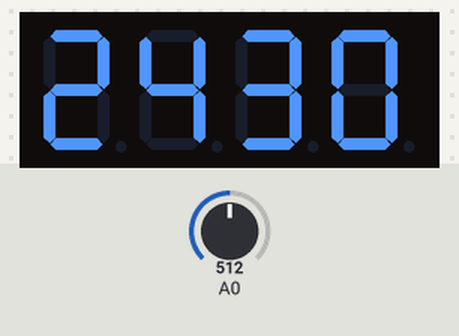
Bench run of a sketch on a simulated Arduino Uno, built with avr-gcc and run on an emulated ATmega328P. Shown: 4-digit seven-segment display. Inputs (shaded band) come from the test bench; at power-on: A0 = 512. The local clock reads 2024-03-15 10:24:30 at power-on unless the sketch sets it; what the sketch prints to the serial monitor is not drawn.

Above: at 0.1 s.
At 2.1 s:
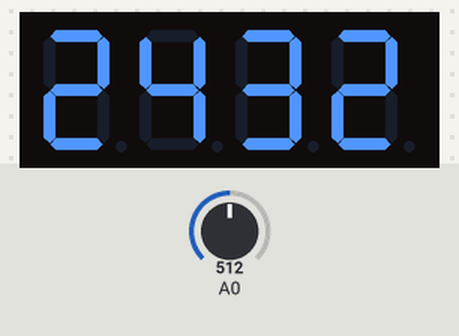
At 4.1 s:
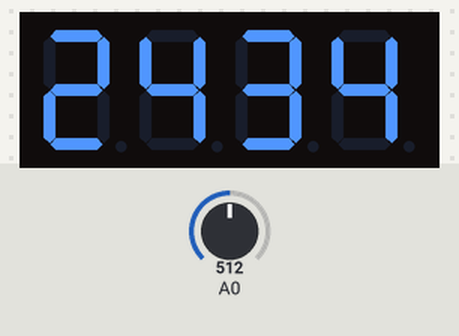
At 9.1 s:
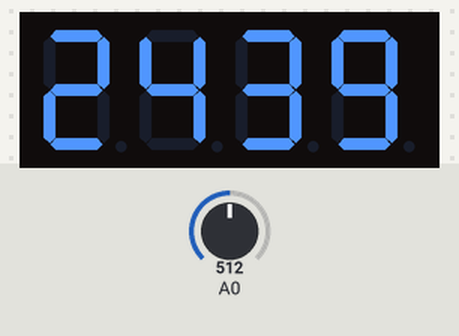
At 13.1 s:
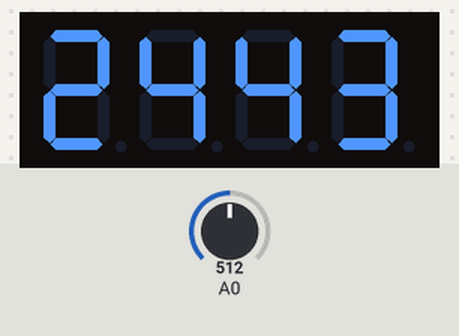
At 17.1 s:
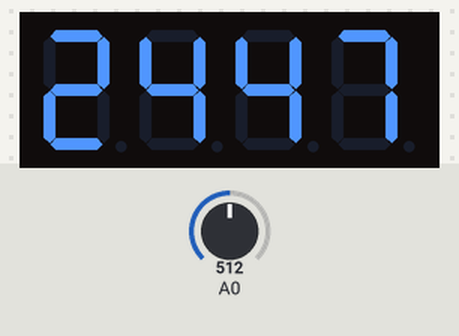

Measured:
- what the display in image 0 shows lasts 1.0 s, from 0.0 s to 1.0 s

The sketch:

RTCclock.ino
```cpp
#include <Wire.h>
#include <RTClib.h>
#include "SevSeg.h"

SevSeg sevseg;
RTC_DS1307 rtc;

bool mode = false;
int time;
int buttonstate = LOW;
int lastbuttonstate = LOW;
int count = 0;

void setup() {
  // put your setup code here, to run once:
  pinMode(1, OUTPUT);
 byte numDigits = 4;
  byte digitPins[] = {10, 11, 12, 13};
  byte segmentPins[] = {9, 2, 3, 5, 6, 8, 7, 4};

  bool resistorsOnSegments = true;
  bool updateWithDelaysIn = true;
  byte hardwareConfig = COMMON_CATHODE;
  sevseg.begin(hardwareConfig, numDigits, digitPins, segmentPins, resistorsOnSegments);
  sevseg.setBrightness(90);


  Serial.begin(9600);
  if (!rtc.begin()) {
    Serial.println("Couldn't find RTC");
    while (1);
  }

  if (!rtc.isrunning()) {
    Serial.println("RTC is NOT running!");
    rtc.adjust(DateTime(F(__DATE__), F(__TIME__)));


rtc.adjust(DateTime(F(__DATE__), F(__TIME__)));
}


}

void loop() {

  DateTime now = rtc.now();


  sevseg.refreshDisplay();
  sevseg.setNumber(time);

if(mode == true){
  if(now.hour()>12){
  time = ((now.hour()-12)*100)+(now.minute());
  }
  if(now.hour() <= 12){
  time = (now.hour()*100)+(now.minute());
  }
  }
if(mode == false){

    time = ((now.minute())*100)+(now.second());

  }


delay(5);
Serial.println(count);
if(analogRead(A0) == 1023){
  buttonstate = HIGH;
}
else
{
  buttonstate=LOW;
}


 if (buttonstate == LOW && lastbuttonstate == HIGH) {
  if(mode = true){
    mode = false;

  }
  if(mode = false){
    mode = true;

  }
  count++;
 }
 lastbuttonstate = buttonstate;
}
```
